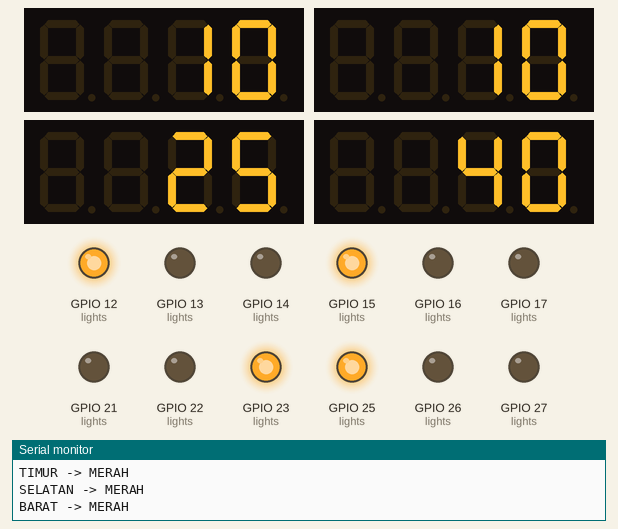
Simulated run of this sketch. Board: ESP32. Parts: 4 × 4-digit seven-segment display, output pins drawn as LEDs (lit = HIGH), the last lines printed to the serial monitor.

Above: at 0.2 s.
At 5.2 s:
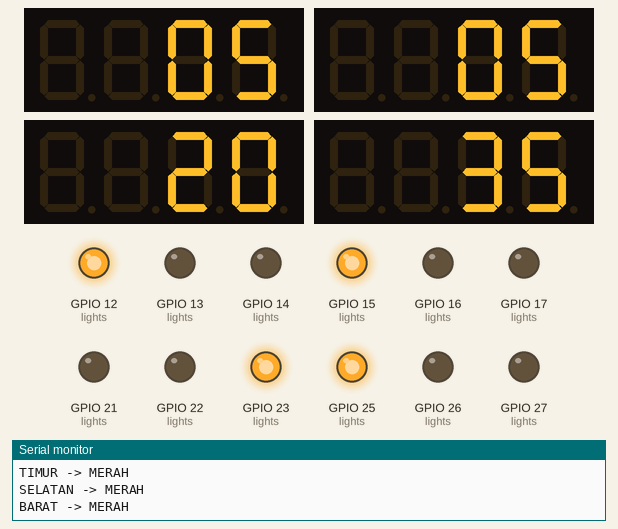
At 10.2 s:
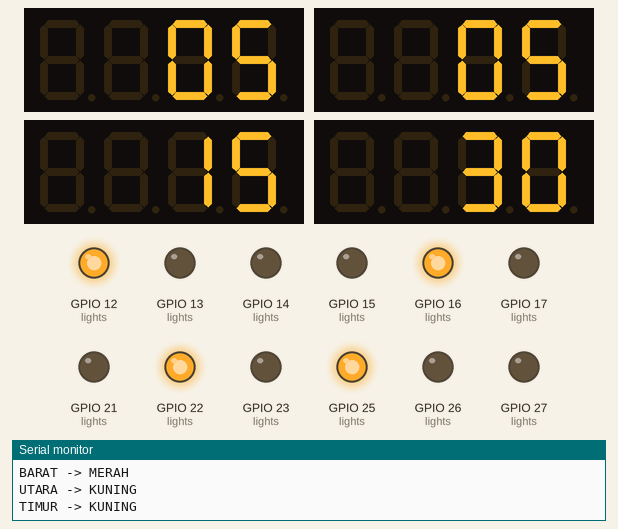
At 19.2 s:
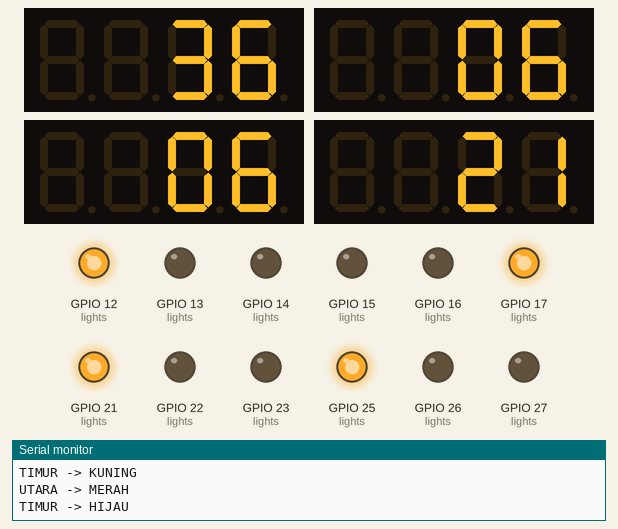
At 28.2 s:
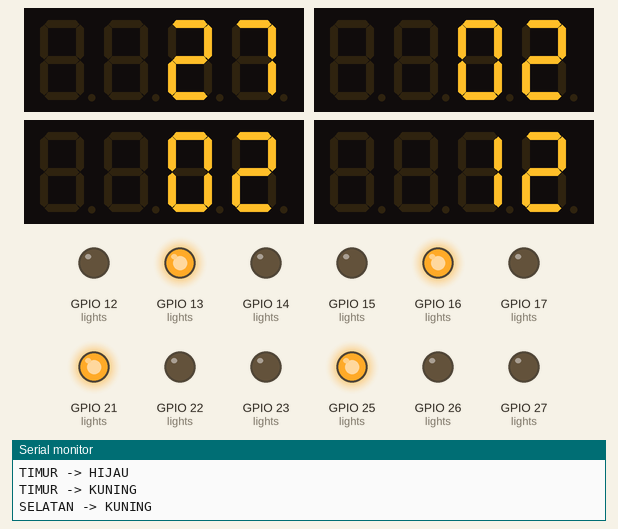
At 38.2 s:
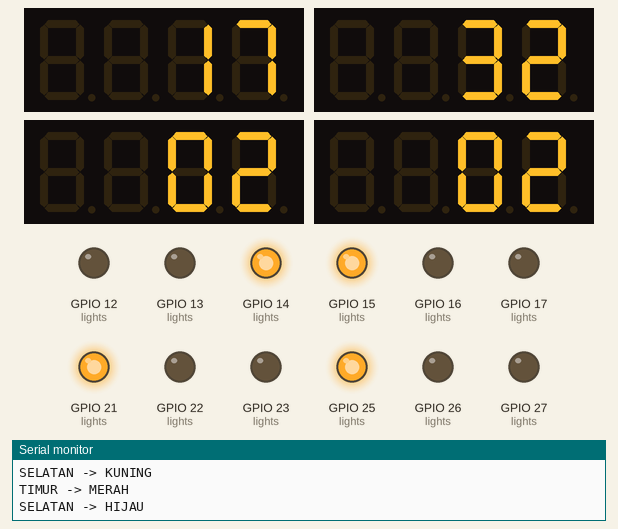
Timing chart, 0 to 39.7 s (numbered marks = the images above):
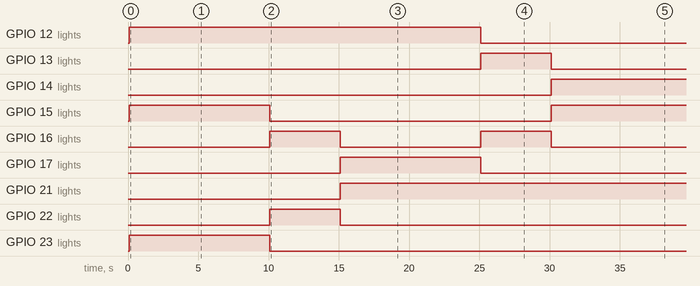

Measured:
- by itself, GPIO 12 (lights): HIGH → LOW at 25.1 s
- by itself, GPIO 13 (lights): LOW → HIGH at 25.1 s, → LOW 5.0 s later
- by itself, GPIO 14 (lights): LOW → HIGH at 30.1 s
- by itself, GPIO 15 (lights): HIGH → LOW at 10.1 s, → HIGH 20.0 s later
- by itself, GPIO 16 (lights): alternates HIGH for 5.0 s and LOW for 10.0 s
- by itself, GPIO 17 (lights): LOW → HIGH at 15.1 s, → LOW 10.0 s later
- by itself, GPIO 21 (lights): LOW → HIGH at 15.1 s
- by itself, GPIO 22 (lights): LOW → HIGH at 10.1 s, → LOW 5.0 s later

The sketch:

sistem_traffic_light_dan_TM1632_display_pada_perempatan.ino
```cpp
#include <TM1637Display.h>


/*
================================================
       TRAFFIC LIGHT 4 ARAH + 4 DISPLAY
              ESP32 + TM1637
================================================

URUTAN: UTARA -> TIMUR -> SELATAN -> BARAT

DURASI:
Hijau  : 10 detik
Kuning : 5 detik
Merah  : 40 detik

TOTAL SIKLUS: 60 detik

DISPLAY: Menampilkan countdown fase masing-masing arah.
*/


// =================================================
// 1. PIN TRAFFIC LIGHT
// =================================================

// UTARA
const int NORTH_RED    = 21;
const int NORTH_YELLOW = 22;
const int NORTH_GREEN  = 23;

// TIMUR
const int EAST_RED     = 15;
const int EAST_YELLOW  = 16;
const int EAST_GREEN   = 17;

// SELATAN
const int SOUTH_RED    = 12;
const int SOUTH_YELLOW = 13;
const int SOUTH_GREEN  = 14;

// BARAT
const int WEST_RED     = 25;
const int WEST_YELLOW  = 26;
const int WEST_GREEN   = 27;


// =================================================
// 2. PIN TM1637
// =================================================

// UTARA
const int NORTH_CLK = 18;
const int NORTH_DIO = 19;

// TIMUR
const int EAST_CLK = 4;
const int EAST_DIO = 5;

// SELATAN
const int SOUTH_CLK = 0;
const int SOUTH_DIO = 2;

// BARAT
const int WEST_CLK = 32;
const int WEST_DIO = 33;


// =================================================
// 3. OBJEK DISPLAY
// =================================================

TM1637Display displayNorth(NORTH_CLK, NORTH_DIO);
TM1637Display displayEast(EAST_CLK, EAST_DIO);
TM1637Display displaySouth(SOUTH_CLK, SOUTH_DIO);
TM1637Display displayWest(WEST_CLK, WEST_DIO);


// =================================================
// 4. KONFIGURASI WAKTU
// =================================================

const unsigned long GREEN_TIME  = 10000UL;
const unsigned long YELLOW_TIME = 5000UL;
const unsigned long RED_TIME    = 40000UL;

const unsigned long CYCLE_TIME = GREEN_TIME + YELLOW_TIME + RED_TIME + YELLOW_TIME;

// Offset hijau setiap arah
const unsigned long GREEN_OFFSET[] = {
  0UL,       // UTARA
  15000UL,   // TIMUR
  30000UL,   // SELATAN
  45000UL    // BARAT
};


// =================================================
// 5. STRUKTUR TRAFFIC LIGHT
// =================================================

struct TrafficLight {
  const char* name;

  int red;
  int yellow;
  int green;

  TM1637Display* display;
};


TrafficLight lights[] = {
  { "UTARA", NORTH_RED, NORTH_YELLOW, NORTH_GREEN, &displayNorth },
  { "TIMUR", EAST_RED, EAST_YELLOW, EAST_GREEN, &displayEast },
  { "SELATAN", SOUTH_RED, SOUTH_YELLOW, SOUTH_GREEN, &displaySouth },
  { "BARAT", WEST_RED, WEST_YELLOW, WEST_GREEN, &displayWest }
};


const int TOTAL_DIRECTIONS = 4;


// =================================================
// 6. STATUS FASE
// =================================================

enum LightPhase {
  RED_PHASE,
  YELLOW_PHASE,
  GREEN_PHASE
};


struct PhaseInfo {
  LightPhase phase;
  unsigned long remainingMs;
};


// =================================================
// 7. VARIABEL
// =================================================

int lastPhase[TOTAL_DIRECTIONS] = { -1, -1, -1, -1 };


int lastDisplayValue[TOTAL_DIRECTIONS] = { -1, -1, -1, -1 };


unsigned long cycleStartTime = 0;


// =================================================
// 8. MENGHITUNG FASE
// =================================================

PhaseInfo calculatePhase(
  unsigned long elapsedTime,
  unsigned long greenOffset
) {
  unsigned long localTime = (elapsedTime + CYCLE_TIME - greenOffset) % CYCLE_TIME;

  PhaseInfo result;

  // HIJAU
  if (localTime < GREEN_TIME) {
    result.phase = GREEN_PHASE;

    result.remainingMs = GREEN_TIME - localTime;
  }

  // KUNING SETELAH HIJAU
  else if (localTime < GREEN_TIME + YELLOW_TIME) {
    result.phase = YELLOW_PHASE;

    result.remainingMs = GREEN_TIME + YELLOW_TIME - localTime;
  }

  // MERAH
  else if (localTime < GREEN_TIME + YELLOW_TIME + RED_TIME) {
    result.phase = RED_PHASE;

    result.remainingMs = GREEN_TIME + YELLOW_TIME + RED_TIME - localTime;
  }

  // KUNING SEBELUM HIJAU
  else {
    result.phase = YELLOW_PHASE;

    result.remainingMs = CYCLE_TIME - localTime;
  }

  return result;
}


// =================================================
// 9. MENGATUR LAMPU
// =================================================

void applyTrafficLight(
  int index,
  LightPhase phase
) {
  TrafficLight& light = lights[index];

  digitalWrite(light.red, phase == RED_PHASE? HIGH : LOW);

  digitalWrite(light.yellow, phase == YELLOW_PHASE ? HIGH : LOW);

  digitalWrite(light.green, phase == GREEN_PHASE? HIGH : LOW);
}


// =================================================
// 10. MENGHITUNG DETIK
// =================================================

int calculateRemainingSeconds(
  unsigned long remainingMs
) {
  return (remainingMs + 999UL) / 1000UL;
}


// =================================================
// 11. UPDATE DISPLAY
// =================================================

void updateDisplay(
  int index,
  unsigned long remainingMs
) {
  int remainingSeconds = calculateRemainingSeconds(remainingMs);

  if (remainingSeconds != lastDisplayValue[index]) {
    lights[index].display->showNumberDec( remainingSeconds, true, 2, 2);

    lastDisplayValue[index] = remainingSeconds;
  }
}


// =================================================
// 12. NAMA FASE
// =================================================

const char* getPhaseName(
  LightPhase phase
) {
  switch (phase) {

    case RED_PHASE:
      return "MERAH";

    case YELLOW_PHASE:
      return "KUNING";

    case GREEN_PHASE:
      return "HIJAU";

    default:
      return "UNKNOWN";

  }
}


// =================================================
// 13. LOG SEDERHANA
// =================================================

void printSimpleLog(
  int index,
  LightPhase phase
) {
  Serial.print(lights[index].name);

  Serial.print(" -> ");

  Serial.println(getPhaseName(phase));
}


// =================================================
// 14. UPDATE SISTEM
// =================================================

void updateSystem() {
  unsigned long currentTime = millis();

  unsigned long elapsedTime = (currentTime - cycleStartTime) % CYCLE_TIME;

  for (int i = 0; i < TOTAL_DIRECTIONS; i++) {
    // Hitung fase
    PhaseInfo phase = calculatePhase(elapsedTime, GREEN_OFFSET[i]);

    // Update lampu
    applyTrafficLight(i, phase.phase);

    // Update display
    updateDisplay(i, phase.remainingMs);

    // Log hanya ketika fase berubah
    if (lastPhase[i] != (int)phase.phase) {
      lastPhase[i] = (int)phase.phase;

      printSimpleLog(i, phase.phase);
    }
  }
}


// =================================================
// 15. SETUP
// =================================================

void setup() {
  Serial.begin(115200);

  // -----------------------------------------------
  // Traffic light
  // -----------------------------------------------

  for (int i = 0; i < TOTAL_DIRECTIONS; i++) {
    pinMode(lights[i].red, OUTPUT);
    pinMode(lights[i].yellow, OUTPUT);
    pinMode(lights[i].green, OUTPUT);
  }

  // -----------------------------------------------
  // TM1637
  // -----------------------------------------------

  for (int i = 0; i < TOTAL_DIRECTIONS; i++) {
    lights[i].display->setBrightness(5, true);

    lights[i].display->clear();
  }

  // -----------------------------------------------
  // Kondisi awal
  // -----------------------------------------------

  for (int i = 0; i < TOTAL_DIRECTIONS; i++) {
    digitalWrite(lights[i].red, HIGH);
    digitalWrite(lights[i].yellow, LOW);
    digitalWrite(lights[i].green, LOW);
  }

  cycleStartTime = millis();

  Serial.println("Traffic Light START");

  updateSystem();
}


// =================================================
// 16. LOOP
// =================================================

void loop() {
  updateSystem();
}
```
